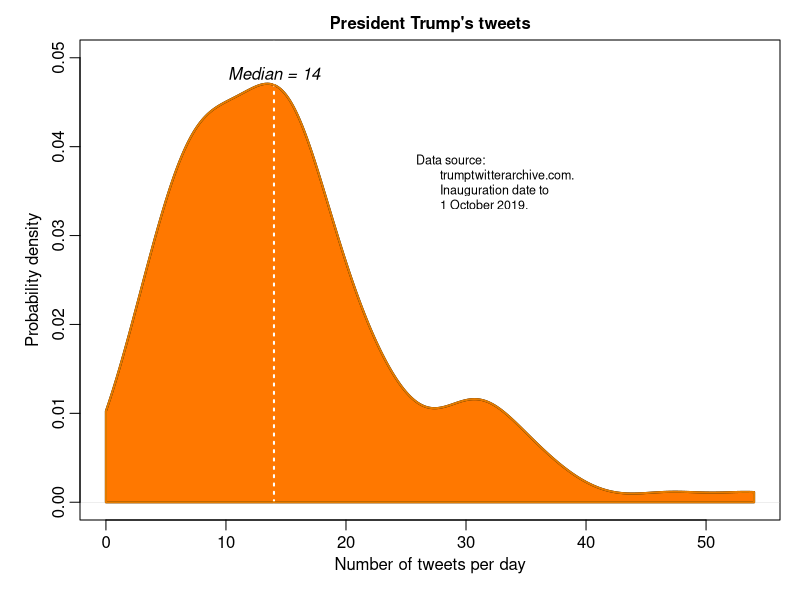
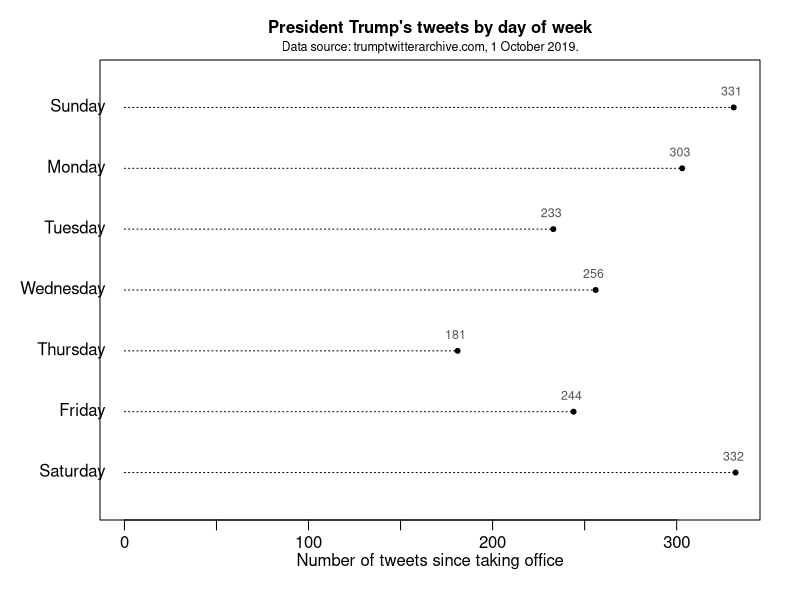

These figures' R source, in order: (Note: this script raises an error after producing the figures.)
setwd("C:/Users/glenr/Desktop/fun_prob_and_stats_projects/trump_tweets")
tweets <- read.csv("trump_in_office_tweets_1_October_2019.csv",
	stringsAsFactors = F)
tweets <- tweets[-dim(tweets)[1], ]
str(tweets)

# For time parsing.
library(lubridate)

# Pull out times and convert to time format vector.
times <- mdy_hms( tweets$created_at )
days <- date(times)

# Calculate a density curve.
dens_m <- density(table(days), from = 0, to = max(table(days)), bw = 3)

# Plot it.
png(file = "trump_tweets_per_day.png",
	unit = "in", width = 4.25, height = 3.5, res = 300,
	type = "cairo")
par(mgp = c(2, 0.6, 0), mar = c(4, 4, 2, 1))

plot(dens_m, 
	las = 1, xlab = "", ylab = "",
	main = "", type = "n", axes = T,
	ylim = c(0, 0.05), yaxt = "n")
axis(side = 2, at = seq(0, 0.05, 0.01))
mtext(side = 1, line = 1.7,
	"Number of tweets per day")
mtext(side = 2, line = 1.9,
	"Probability density")
X <- dens_m$x
Y <- dens_m$y
X2 <- c(min(X), X, max(X))
Y2 <- c(0, Y, 0)
polygon(X2, Y2, 
	col = "#ff7800",
	lwd = 2)
segments(median(table(days)), 0, 
	median(table(days)), 35, 
	lty = 3, lwd = 2, xpd = T,
	col = "white")
polygon(X2, Y2, 
	col = "transparent", border = "#e57c00",
	lwd = 2)

# Add median notation.
xpos <- median(table(days)); ypos <- max(Y)
text(xpos, ypos, pos = 3, offset = 0.2,
	paste("Median =", signif(median(table(days)), 3)),
	xpd = T, font = 3)

# Add title.
mtext(side = 3, line = 0.35,
	"President Trump's tweets", font = 2)

# Add data citation.
text(25, 0.035, pos = 4, cex = 0.75,
	"Data source: 
	trumptwitterarchive.com.
	Inauguration date to 
	1 October 2019.")

# Add signature.
text(-14, -0.017, xpd = T, font = 3, pos = 4, cex = 0.75,
	"Graphic by u/plantologist")

dev.off()


# Convert to days of week, and take count by day.
wdays <- as.numeric( table( wday(days) ) )

# Plot it.
png(file = "trump_tweets_per_day_of_week.png",
	unit = "in", width = 4, height = 3.5, res = 300,
	type = "cairo")
par(mgp = c(1.5, 0.6, 0), mar = c(4, 5, 3, 2))
plot(wdays, 7:1, type = "n",
	xlab = "Number of tweets since taking office",
	ylab = "", yaxt = "n",
	xlim = c(0, max(wdays)),
	ylim = c(0.5, 7.5),
	xaxt = "n")
axis(side = 1, at = seq(0, 300, 50), labels = c("0", "", "100", "", "200", "", "300"))
text(rep(-5, 7), 7:1, pos = 2, xpd = T,
	c("Sunday", "Monday", "Tuesday", 
	"Wednesday", "Thursday", "Friday", "Saturday"))
segments(rep(0, 7), 7:1, wdays, 7:1,
	lty = 3)
points(wdays, 7:1, pch = 19, cex = 0.66)

# In-plot number labels.
text(wdays + 10, 7:1 + 0.25, pos = 2,
	as.character(wdays), cex = 0.75,
	col = "gray33")

# Annnotation and title.
mtext(side = 3, line = 1.15,
	"President Trump's tweets by day of week", font = 2)

# Data citation.
mtext(side = 3, line = 0.25, cex = 0.75,
	"Data source: trumptwitterarchive.com, 1 October 2019.")


dev.off()


## Distributions by day of week, pulsar plot.
day_of_week <- wday(days)
sundays <- table(days[day_of_week == 1])
mondays <- table(days[day_of_week == 2])
tuesdays <- table(days[day_of_week == 3])
wednesdays <- table(days[day_of_week == 4])
thursdays <- table(days[day_of_week == 5])
fridays <- table(days[day_of_week == 6])
saturdays <- table(days[day_of_week == 7])

# Plot distibution of numbers of tweets for each day of the week.
# ! First, must read in other script: pulsar_plot.R
L <- list(sundays, mondays, tuesdays, wednesdays, thursdays, fridays, saturdays)

png(file = "trump_tweets_per_day_pulsar.png",
	unit = "in", width = 4.75, height = 4.75, res = 300,
	type = "cairo")
par(mar = c(4, 5, 1, 1))
pls <- pulsar(L, spacing = 0.66, method = "polygon", fill = "#e57c00", 
	return.ypos = T, median.lty = 3)
axis(side = 1)
mtext(side = 1, line = 2, "Number of tweets per day")

# Add labels.
text(rep(0, length(pls)), pls,
	c("Sundays", "Mondays", "Tuesdays", "Wednesdays", 
	"Thursdays", "Fridays", "Saturdays"),
	xpd = T, pos = 2)

# Add n values onto plot.
text(rep(55, 7), pls + 0.1, pos = 2, cex = 0.75,
	paste( "n =", table(day_of_week) ))

# Title and citation.
mtext(side = 3, line = -0.2, "President Trump's tweets by day of week")
mtext(side = 3, line = -1, cex = 0.75,
	"Data source: trumptwitterarchive.com, 1 October 2019.")

# Signature.
text(-12, -1.25, xpd = T, font = 3, pos = 4, cex = 0.66,
	"Graphic by u/plantologist")
dev.off()




